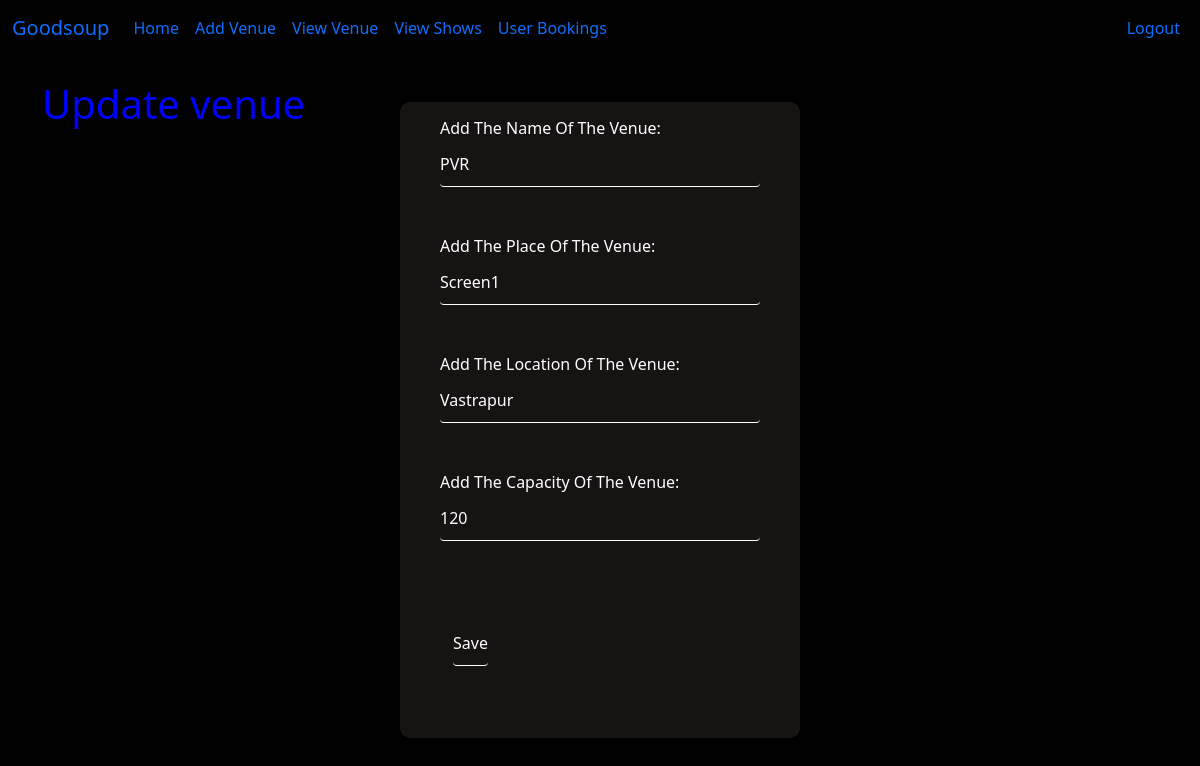
Page /updatevenue/1 (signed in) on the earlier database version.
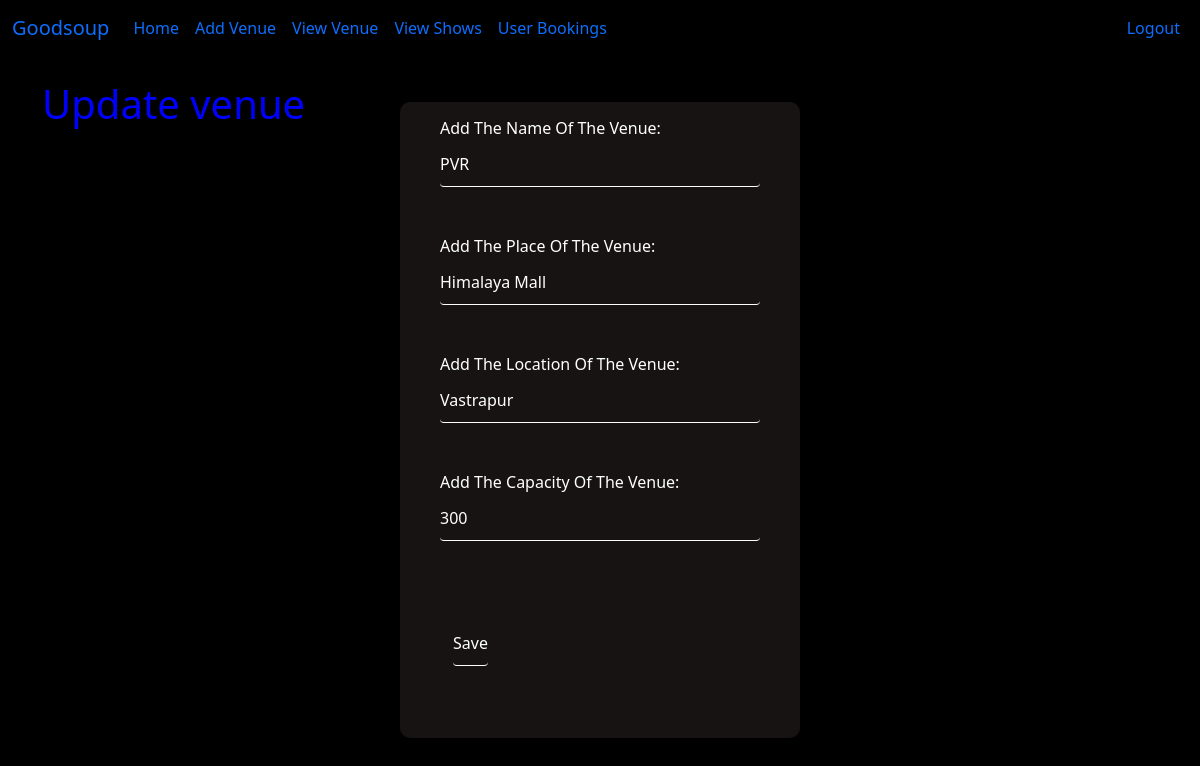
Same page on the later database version.
### database.py (models this page shows)
class Venue(db.Model):
    id = db.Column(db.Integer, primary_key=True)
    name = db.Column(db.String(255), nullable=False)
    place = db.Column(db.String(255), nullable=False)
    location = db.Column(db.String(255), nullable=False)
    shows = db.relationship('Show', backref = 'shows')
    Capacity = db.Column(db.Integer, nullable=False)
    date_added = db.Column(db.DateTime, default=datetime.utcnow(),nullable=False)

### admin.py (the view)
@app.route('/updatevenue/<int:id>', methods=['POST','GET'])
@login_required
def updatevenue(id):
    form = venueForms()
    venue_to_update = Venue.query.get_or_404(id)
    if (request.method == 'POST'):
        venue_to_update.name = request.form['name']
        venue_to_update.place = request.form['place']
        venue_to_update.location = request.form['location']
        venue_to_update.Capacity = request.form['capacity']
        try:
            db.session.commit()
            venues = Venue.query.order_by(Venue.date_added)
            return render_template('viewVenues.html',venues=venues)
        except:
            flash('Error')
            return render_template("updatevenue.html", form=form, venue_to_update=venue_to_update)
        finally:
            flash('Error')
            return render_template("updatevenue.html", form=form, venue_to_update=venue_to_update)
    else:
        return render_template("updatevenue.html", form=form, venue_to_update=venue_to_update)

### forms.py
class venueForms(FlaskForm):
    name = StringField('Add The Name Of The Venue:',validators=[DataRequired()])
    place = StringField('Add The Place Of The Venue:',validators=[DataRequired()])
    location = StringField('Add The Location Of The Venue:',validators=[DataRequired()])
    capacity = IntegerField('Add The Capacity Of The Venue:', validators=[DataRequired()])
    submit = SubmitField("Save")

class SearchForm(FlaskForm):
    searched = StringField("Searched", validators=[DataRequired()])
    submit = SubmitField("Search")

### admin.py (called while the page is built)
@adminlogin_manager.user_loader
def load_user(admin_id):
    return Admin.query.filter_by(id=int(admin_id)).first()

### user.py (called while the page is built)
@app.context_processor
def user_navbar():
    form = SearchForm()
    return dict(form=form)

### templates/updatevenue.html (shortened to what this page needs)
{% extends 'baseadmin.html' %}
{% block content %}
<body style="background: black;"></body>
{% if name %}
  <table class="table">
    <thead>
      <tr>
        <th scope="col">#</th>
        <th scope="col">Name</th>
        <th scope="col">Place</th>
        <th scope="col">Location</th>
        <th scope="col">Capacity</th>
        <th scope="col">Date Added</th>
      </tr>
    </thead>
    <tbody>
      {% for venue in venues %}
      <tr>
        <td>{{ venue.id }}</td>
        <td>{{ venue.name }}</td>
        <td>{{ venue.place }}</td>
        <td>{{ venue.location }}</td>
        <td>{{ venue.Capacity }}</td>
        <td>{{ venue.date_added }}</td>
        <td><a href="{{ url_for('updatevenue',id=venue.id) }}"><button type="button" class="btn btn-info">Edit</button></a></td>
        <td><a href="{{ url_for('deletevenue',id=venue.id) }}"><button type="button" class="btn btn-danger">Delete</button></a></td>
      </tr>
      {% endfor %}
    </tbody>
  </table>
{% else %}
  <h1 style="color:blue">Update venue</h1>
    <form action="{{ url_for('updatevenue',id=venue_to_update.id) }}" method="POST">
      <div class="login-box" style="margin-top: 20px;">
        <div class="user-box">
        {{ form.name.label(class="form-label") }}
        {{ form.name(class="form-control", value=venue_to_update.name)}}
        <div class="user-box">
        {{ form.place.label(class="form-label") }}
        {{ form.place(class="form-control",value=venue_to_update.place)}}
        <div class="user-box">
        {{ form.location.label(class="form-label") }}
        {{ form.location(class="form-control",value=venue_to_update.location)}}
        <div class="user-box">
        {{ form.capacity.label(class="form-label") }}
        {{ form.capacity(class="form-control", value=venue_to_update.Capacity)}}
      <button class='btn'>
      {{ form.submit(class="btn btn-dark") }}
</form>
{% endif %}
{% endblock %}

Differences in the rows shown:
changed Venue "PVR": place "Screen1" → "Himalaya Mall"
Other differences:
form field capacity: "120" → "300"
